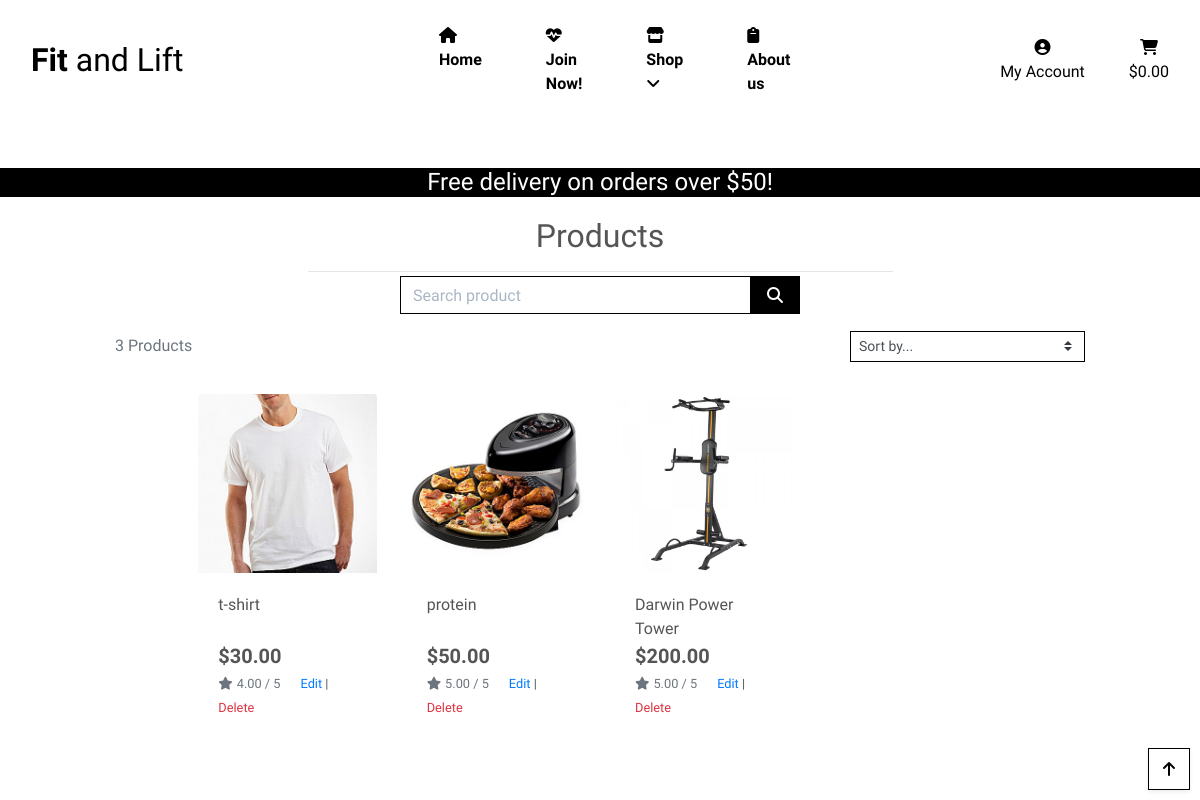
Screenshot of /products/ (signed in) with the database file from the repository.
### products/models.py (models this page shows, shortened)
class Product(models.Model):
    category = models.ForeignKey('Category', null=True, blank=True, on_delete=models.SET_NULL)
    sku = models.CharField(max_length=254, null=True, blank=True)
    name = models.CharField(max_length=254)
    description = models.TextField()
    has_sizes = models.BooleanField(default=False, null=True, blank=True)
    price = models.DecimalField(max_digits=6, decimal_places=2)
    rating = models.DecimalField(max_digits=6, decimal_places=2, null=True, blank=True)
    image_url = models.URLField(max_length=1024, null=True, blank=True)
    image = models.ImageField(null=True, blank=True)

### products/views.py (the view, shortened to what this page needs)
# urls.py: path('', views.all_products, name='products'),
def all_products(request):
    products = Product.objects.all()
    query = None
    categories = None
    sort = None
    direction = None
    current_sorting = f'{sort}_{direction}'
    context = {
        'products': products,
        'search_term': query,
        'current_categories': categories,
        'current_sorting': current_sorting,
    }
    return render(request, 'products/products.html', context)

### bag/contexts.py (called while the page is built, shortened)
def bag_contents(request):
    bag_items = []
    total = 0
    product_count = 0
    bag = request.session.get('bag', {})
    if total < settings.FREE_DELIVERY_THRESHOLD:
        delivery = total * Decimal(settings.STANDARD_DELIVERY_PERCENTAGE / 100)
        free_delivery_delta = settings.FREE_DELIVERY_THRESHOLD - total
    else:
        delivery = 0
        free_delivery_delta = 0
    grand_total = delivery + total
    context = {
        'bag_items': bag_items,
        'total': total,
        'product_count': product_count,
        'delivery': delivery,
        'free_delivery_delta': free_delivery_delta,
        'free_delivery_threshold': settings.FREE_DELIVERY_THRESHOLD,
        'grand_total': grand_total,
    }
    return context

### products/templates/products/products.html (shortened to what this page needs)
{% extends "base.html" %}
{% load static %}
{% block page_header %}
    <div class="container header-container">
    </div>
     <div id="delivery-banner" class="text-center">
            <div class="bg-black text-white">
                <h4 class="logo-font my-1">Free delivery on orders over ${{ free_delivery_threshold }}!</h4>
            </div>
        </div>
{% endblock %}
{% block content %}
    <div class="overlay"></div>
    <div class="container-fluid">
        <div class="row">
            <div class="col text-center mt-3">
                <h2 class="logo-font">Products</h2>
                <hr class="w-50 mb-1">
                 <form method="GET" action="{% url 'products' %}" id="search-bar">
                    <div class="input-group w-100">
                        <input class="form-control border border-black rounded-0" type="text" name="q" placeholder="Search product">
                        <div class="input-group-append">
                            <button class="form-control btn btn-black border border-black rounded-0" type="submit">
                                <span class="icon">
                                    <i class="fas fa-search"></i>
                                </span>
                            </button>
                        </div>
                    </div>
                </form>
            </div>
        </div>
            <div class="row">
            <div class="product-container col-10 offset-1">
                <div class="row mt-1 mb-2">
                    <div class="col-12 col-md-6 my-auto order-md-last d-flex justify-content-center justify-content-md-end">
                        <div class="sort-select-wrapper w-50">
                            <select id="sort-selector" class="custom-select custom-select-sm rounded-0 border border-{% if current_sorting != 'None_None' %}info{% else %}black{% endif %}">
                                <option value="reset" {% if current_sorting == 'None_None' %}selected{% endif %}>Sort by...</option>
                            </select>
                        </div>
                    </div>
                    <div class="col-12 col-md-6 order-md-first">
                        <p class="text-muted mt-3 text-center text-md-left">
                            {{ products|length }} Products{% if search_term %} found for <strong>"{{ search_term }}"</strong>{% endif %}
                        </p>
                    </div>
                </div>
        <div class="row">
            <div class="product-container col-10 offset-1">
                <div class="row">
                    {% for product in products %}
                        <div class="col-sm-6 col-md-6 col-lg-4 col-xl-3">
                            <div class="card h-100 border-0">
                                {% if product.image %}
                                <a href="{% url 'product_detail' product.id %}">
                                    <img class="card-img-top img-fluid" src="{{ product.image.url }}" alt="{{ product.name }}">
                                </a>
                                {% else %}
                                <a href="{% url 'product_detail' product.id %}">
                                    <img class="card-img-top img-fluid" src="{{ MEDIA_URL }}noimage.png" alt="{{ product.name }}">
                                </a>
                                {% endif %}
                                <div class="card-body pb-0">
                                    <p class="mb-0">{{ product.name }}</p>
                                </div>
                                <div class="card-footer bg-white pt-0 border-0 text-left">
                                    <div class="row">
                                        <div class="col">
                                            <p class="lead mb-0 text-left font-weight-bold">${{ product.price }}</p>
                                            {% if product.rating %}
                                                <small class="text-muted"><i class="fas fa-star mr-1"></i>{{ product.rating }} / 5</small>
                                            {% else %}
                                                <small class="text-muted">No Rating</small>
                                            {% endif %}
                                            {% if request.user.is_superuser %}
                                                <small class="ml-3">
                                                    <a href="{% url 'edit_product' product.id %}">Edit</a> |
                                                    <a class="text-danger" href="{% url 'delete_product' product.id %}">Delete</a>
                                                </small>
                                            {% endif %}
                                        </div>
                                    </div>
                                </div>
                            </div>
                        </div>
                    {% endfor %}
                </div>
            </div>
        </div>
    </div>
     <div class="btt-button shadow-sm rounded-0 border border-black">
        <a class="btt-link d-flex h-100">
            <i class="fas fa-arrow-up text-black mx-auto my-auto"></i>
        </a>
    </div>
{% endblock %}

### static/css/base.css (style rules this page uses)
html { height: 100%; }
body { background: url('/media/homepage_background_cropped.jpg') no-repeat center center fixed; background-size: cover; height: calc(100vh - 194px); color: #555; font-family: 'RocknRoll One', sans-serif; }
#search-bar { max-width: 25rem; margin: 0 auto; }
.icon { align-items: center; display: inline-flex; justify-content: center; height: 1.5rem; width: 1.5rem; }
.btn-black { background: black; color: white; }
.text-black { color: #000 !important; }
.border-black { border: 1px solid black !important; }
.bg-black { background: #000 !important; }
.overlay { height: 100%; width: 100%; top: 0; left: 0; position: fixed; background: white; z-index: -1; }
.btt-button { height: 42px; width: 42px; position: fixed; bottom: 10px; right: 10px; }
.btt-link, .update-link, .remove-item { cursor: pointer; }
input[name='q']::placeholder { color: #aab7c4; }
@media (min-width: 1200px) { .container { max-width: 80%; } }
@media (min-width: 992px) { .header-container { padding-top: 164px; } }

### rows the page displays
Product: image (picture), name "t-shirt", price "30.00", rating "4.00"
Product: image (picture), name "protein", price "50.00", rating "5.00"
Product: image (picture), name "Darwin Power Tower", price "200.00", rating "5.00"

### other values shown
{{ free_delivery_threshold }} "50"
{{ products|length }} "3"
